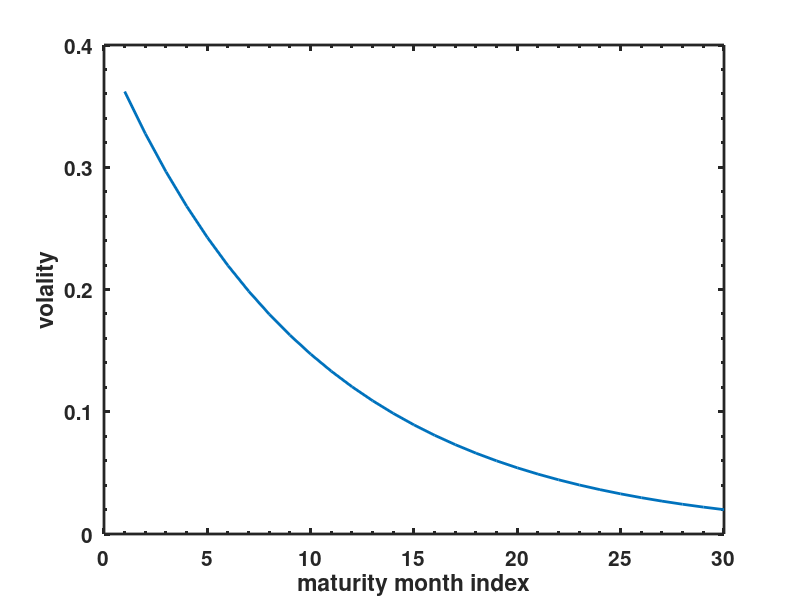

Recreate this plot in MATLAB. (Note: this script raises an error after producing the figure.)
clear all
close all

N =30;

idx = 1:N;

F_0 = 60 - 10*exp(-0.3*(idx));
h1 = figure(1)
sig = 0.4*exp(-0.1*idx);
plot(idx,sig,'linewidth',2)
xlabel('maturity month index')
ylabel('volality')
set(gca,'linewidth',2,'fontsize',15,'fontweight','bold','plotboxaspectratiomode','auto','xminortick','on','yminortick','on','TickLength',[0.04;0.02]);
pbaspect([1 1 1])

h2 = figure(2)
plot(idx,F_0,'linewidth',2)

dF = F_0.*exp(-0.5.*sig.^2.*idx./12 + sig.*sqrt(idx./12));

hold on
plot(idx,dF,'linewidth',2)
xlabel('maturity month index')
ylabel('forward price')
set(gca,'linewidth',2,'fontsize',15,'fontweight','bold','plotboxaspectratiomode','auto','xminortick','on','yminortick','on','TickLength',[0.04;0.02]);
pbaspect([1 1 1])
legend('F(0,T)','F(\Deltat,T)','location','best')
saveTightFigure(h1,'OneFactorForwardVolatilityParallel.pdf')
saveTightFigure(h2,'OneFactorForwardParallelMove.pdf')
%%%

h1 = figure(3)
sig = 0.4*exp(-0.1*idx)-0.2;
plot(idx,sig,'linewidth',2)
xlabel('maturity month index')
ylabel('volality')
set(gca,'linewidth',2,'fontsize',15,'fontweight','bold','plotboxaspectratiomode','auto','xminortick','on','yminortick','on','TickLength',[0.04;0.02]);
pbaspect([1 1 1])

h2 = figure(4)
plot(idx,F_0,'linewidth',2)

dF = F_0.*exp(-0.5.*sig.^2.*idx./12 + sig.*sqrt(idx./12));

hold on
plot(idx,dF,'linewidth',2)
xlabel('maturity month index')
ylabel('forward price')
set(gca,'linewidth',2,'fontsize',15,'fontweight','bold','plotboxaspectratiomode','auto','xminortick','on','yminortick','on','TickLength',[0.04;0.02]);
pbaspect([1 1 1])
legend('F(0,T)','F(\Deltat,T)','location','best')
saveTightFigure(h1,'OneFactorForwardVolatilityTwist.pdf')
saveTightFigure(h2,'OneFactorForwardTwistMove.pdf')
%%%

h1 = figure(5)
sig = 0.002*(idx - N/2).^2-0.2;
plot(idx,sig,'linewidth',2)
xlabel('maturity month index')
ylabel('volality')
set(gca,'linewidth',2,'fontsize',15,'fontweight','bold','plotboxaspectratiomode','auto','xminortick','on','yminortick','on','TickLength',[0.04;0.02]);
pbaspect([1 1 1])
h2 = figure(6)
plot(idx,F_0,'linewidth',2)

dF = F_0.*exp(-0.5.*sig.^2.*idx./12 + sig.*sqrt(idx./12));

hold on
plot(idx,dF,'linewidth',2)
xlabel('maturity month index')
ylabel('forward price')
set(gca,'linewidth',2,'fontsize',15,'fontweight','bold','plotboxaspectratiomode','auto','xminortick','on','yminortick','on','TickLength',[0.04;0.02]);
pbaspect([1 1 1])
legend('F(0,T)','F(\Deltat,T)','location','best')
saveTightFigure(h1,'OneFactorForwardVolatilityBending.pdf')
saveTightFigure(h2,'OneFactorForwardBendingMove.pdf')